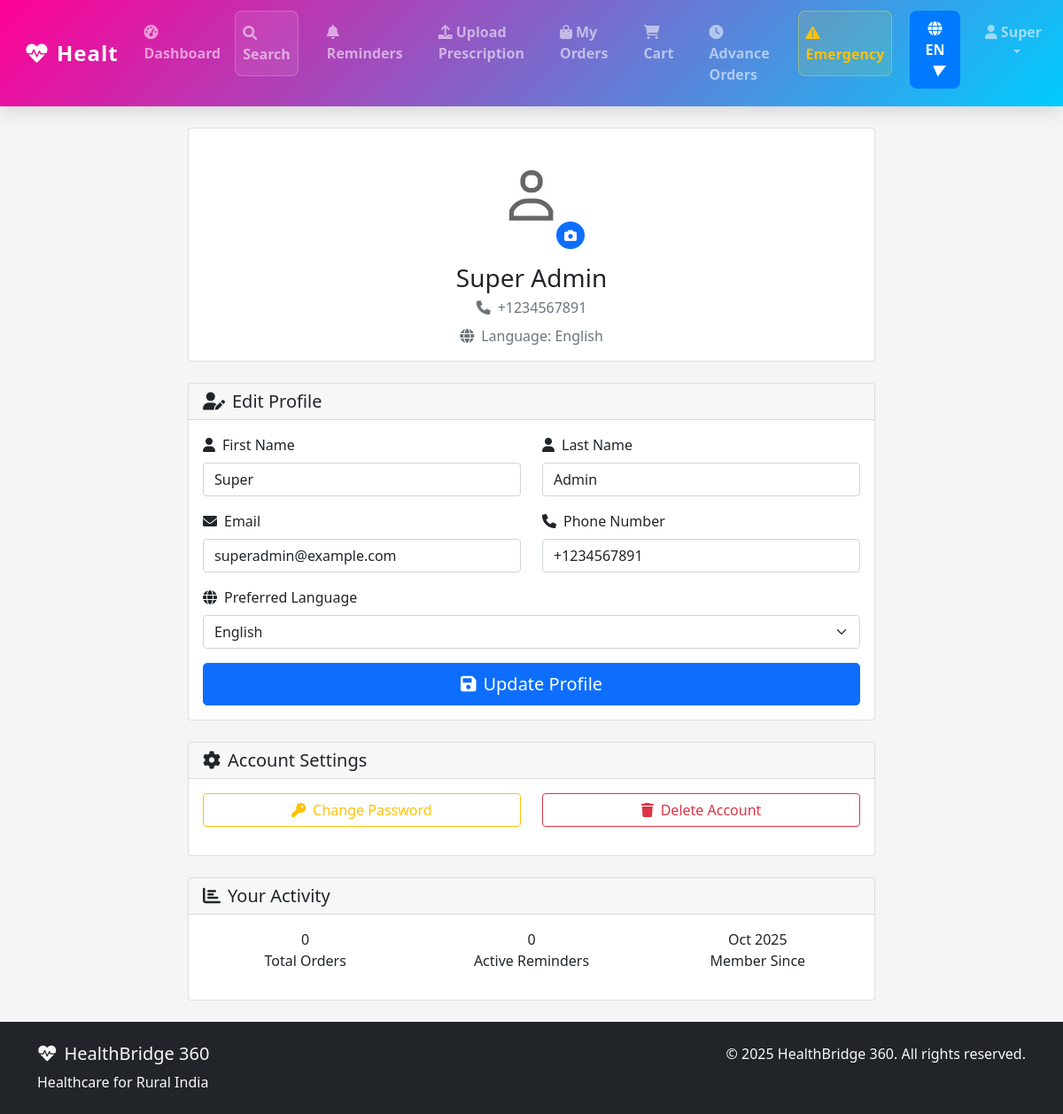
The page /en/users/profile/ (signed in) on the database its author committed.
### users/models.py (models this page shows, shortened)
class User(AbstractUser):
    LANGUAGE_CHOICES = [
        ('en', 'English'),
        ('hi', 'Hindi'),
        ('mr', 'Marathi'),
    ]
    phone_number = models.CharField(max_length=15, unique=True)
    preferred_language = models.CharField(max_length=2, choices=LANGUAGE_CHOICES, default='en')
    profile_picture = models.ImageField(upload_to='profile_pictures/', null=True, blank=True)
    is_pharmacist = models.BooleanField(default=False)
    pharmacy = models.ForeignKey('pharmacy.Pharmacy', on_delete=models.SET_NULL, null=True, blank=True, related_name='pharmacists')
    created_at = models.DateTimeField(auto_now_add=True)
    updated_at = models.DateTimeField(auto_now=True)

### users/views.py (the view, shortened to what this page needs)
# urls.py: path('profile/', views.pharmacy_profile, name='profile'),
@login_required
def profile(request):
    pharmacy = None
    if hasattr(request.user, 'is_pharmacist') and request.user.is_pharmacist:
        pharmacy = getattr(request.user, 'pharmacy', None) or getattr(request.user, 'owned_pharmacy', None)
    return render(request, 'users/profile.html', {'user': request.user, 'pharmacy': pharmacy})

### templates/users/profile.html (shortened to what this page needs)
{% extends 'base.html' %}
{% load static %}
{% block content %}
<div class="container-fluid py-4">
    <div class="row">
        <div class="col-lg-8 mx-auto">
            <div class="card mb-4">
                <div class="card-body text-center">
                    <div class="mb-3">
                        <div class="position-relative d-inline-block">
                            {% if user.profile_picture and user.profile_picture.name %}
                                <img src="{{ user.profile_picture.url }}"
                                     alt="Profile Picture"
                                     class="rounded-circle"
                                     width="120" height="120"
                                     style="object-fit: cover;">
                            {% else %}
                                <img src="{% static 'images/placeholder-user.jpg' %}"
                                     alt="Profile Picture"
                                     class="rounded-circle"
                                     width="120" height="120"
                                     style="object-fit: cover;">
                            {% endif %}
                            <button class="btn btn-sm btn-primary position-absolute bottom-0 end-0 rounded-circle"
                                    onclick="document.getElementById('profile-picture').click()">
                                <i class="fas fa-camera"></i>
                            </button>
                        </div>
                    </div>
                    <h3 class="mb-1">{{ user.first_name }} {{ user.last_name }}</h3>
                    <p class="text-muted mb-2">
                        <i class="fas fa-phone me-2"></i>{{ user.phone_number }}
                    </p>
                    <p class="text-muted mb-0">
                        <i class="fas fa-globe me-2"></i>Language: {{ user.get_preferred_language_display }}
                    </p>
                </div>
            </div>
            <div class="card">
                <div class="card-header">
                    <h5 class="mb-0">
                        <i class="fas fa-user-edit me-2"></i>Edit Profile
                    </h5>
                </div>
                <div class="card-body">
                    <form method="POST" enctype="multipart/form-data">
                        <div class="row">
                            <div class="col-md-6 mb-3">
                                <label class="form-label">
                                    <i class="fas fa-user me-2"></i>First Name
                                </label>
                                <input type="text" name="first_name" class="form-control"
                                       value="{{ user.first_name }}" required>
                            </div>
                            <div class="col-md-6 mb-3">
                                <label class="form-label">
                                    <i class="fas fa-user me-2"></i>Last Name
                                </label>
                                <input type="text" name="last_name" class="form-control"
                                       value="{{ user.last_name }}" required>
                            </div>
                        </div>
                        <div class="row">
                            <div class="col-md-6 mb-3">
                                <label class="form-label">
                                    <i class="fas fa-envelope me-2"></i>Email
                                </label>
                                <input type="email" name="email" class="form-control"
                                       value="{{ user.email }}" required>
                            </div>
                            <div class="col-md-6 mb-3">
                                <label class="form-label">
                                    <i class="fas fa-phone me-2"></i>Phone Number
                                </label>
                                <input type="tel" name="phone_number" class="form-control"
                                       value="{{ user.phone_number }}" required>
                            </div>
                        </div>
                        <div class="mb-3">
                            <label class="form-label">
                                <i class="fas fa-globe me-2"></i>Preferred Language
                            </label>
                            <select name="preferred_language" class="form-select">
                                <option value="en" {% if user.preferred_language == 'en' %}selected{% endif %}>English</option>
                            </select>
                        </div>
                        <div class="d-grid">
                            <button type="submit" class="btn btn-primary btn-lg">
                                <i class="fas fa-save me-2"></i>Update Profile
                            </button>
                        </div>
                    </form>
                </div>
            </div>
            <div class="card mt-4">
                <div class="card-header">
                    <h5 class="mb-0">
                        <i class="fas fa-cog me-2"></i>Account Settings
                    </h5>
                </div>
                <div class="card-body">
                    <div class="row">
                        <div class="col-md-6 mb-3">
                            <div class="d-grid">
                                <button class="btn btn-outline-warning" data-bs-toggle="modal" data-bs-target="#changePasswordModal">
                                    <i class="fas fa-key me-2"></i>Change Password
                                </button>
                            </div>
                        </div>
                        <div class="col-md-6 mb-3">
                            <div class="d-grid">
                                <button class="btn btn-outline-danger" data-bs-toggle="modal" data-bs-target="#deleteAccountModal">
                                    <i class="fas fa-trash me-2"></i>Delete Account
                                </button>
                            </div>
                        </div>
                    </div>
                </div>
            </div>
            <div class="card mt-4">
                <div class="card-header">
                    <h5 class="mb-0">
                        <i class="fas fa-chart-bar me-2"></i>Your Activity
                    </h5>
                </div>
                <div class="card-body">
                    <div class="row text-center">
                        <div class="col-md-4 mb-3">
                            <div class="stat-card">
                                <div class="stat-number">{{ user.order_set.count }}</div>
                                <div class="stat-label">Total Orders</div>
                            </div>
                        </div>
                        <div class="col-md-4 mb-3">
                            <div class="stat-card">
                                <div class="stat-number">{{ user.reminder_set.count }}</div>
                                <div class="stat-label">Active Reminders</div>
                            </div>
                        </div>
                        <div class="col-md-4 mb-3">
                            <div class="stat-card">
                                <div class="stat-number">{{ user.date_joined|date:"M Y" }}</div>
                                <div class="stat-label">Member Since</div>
                            </div>
                        </div>
                    </div>
                </div>
            </div>
        </div>
    </div>
</div>
{% endblock %}

### templates/base.html (shortened to what this page needs)
{% load i18n %}
{% load static %}
<!DOCTYPE html>
<html lang="{{ LANGUAGE_CODE }}">
<head>
    <link href="https://cdn.jsdelivr.net/npm/bootstrap@5.1.3/dist/css/bootstrap.min.css" rel="stylesheet">
    <link href="https://cdnjs.cloudflare.com/ajax/libs/font-awesome/6.0.0/css/all.min.css" rel="stylesheet">
</head>
<body style="background:whitesmoke;">
    <nav class="navbar navbar-expand-lg navbar-dark sticky-top"
     style="background: linear-gradient(135deg, rgb(255, 0, 150), rgb(0, 204, 255));">
        <div class="container-fluid">
            <a class="navbar-brand fw-bold" href="{% url 'core:home' %}">
                <i class="fas fa-heartbeat me-2"></i>{% trans "HealthBridge 360" %}
            </a>
            <div class="collapse navbar-collapse" id="navbarNav">
                <ul class="navbar-nav ms-auto">
                    {% if user.is_authenticated %}
                        <li class="nav-item">
                            <a class="nav-link" href="{% url 'core:dashboard' %}">
                                <i class="fas fa-tachometer-alt me-1"></i>{% trans "Dashboard" %}
                            </a>
                        </li>
                        <li class="nav-item me-3">
                            <a class="nav-link" href="{% url 'core:search' %}">
                                <i class="fas fa-search me-1"></i>{% trans "Search" %}
                            </a>
                        </li>
                        {% if not user.is_pharmacist %}
                        <li class="nav-item me-3">
                            <a class="nav-link" href="{% url 'reminders:list' %}">
                                <i class="fas fa-bell me-1"></i>{% trans "Reminders" %}
                            </a>
                        </li>
                        <li class="nav-item me-3">
                            <a class="nav-link" href="{% url 'orders:upload_prescription' %}">
                                <i class="fas fa-upload me-1"></i>{% trans "Upload Prescription" %}
                            </a>
                        </li>
                        <li class="nav-item me-3">
                            <a class="nav-link" href="{% url 'orders:my_orders' %}">
                                <i class="fas fa-shopping-bag me-1"></i>{% trans "My Orders" %}
                            </a>
                        </li>
                        <li class="nav-item me-3">
                            <a class="nav-link position-relative" href="{% url 'orders:view_cart' %}">
                                <i class="fas fa-shopping-cart me-1"></i>{% trans "Cart" %}
                                {% if user.is_authenticated %}
                                    {% load order_filters %}
                                    {% get_cart_count user as cart_count %}
                                {% endif %}
                            </a>
                        </li>
                        <li class="nav-item me-3">
                            <a class="nav-link" href="{% url 'orders:advance_orders' %}">
                                <i class="fas fa-clock me-1"></i>{% trans "Advance Orders" %}
                            </a>
                        </li>
                        {% endif %}
                        <li class="nav-item me-3">
                            <a class="nav-link text-warning" href="{% url 'core:emergency' %}">
                                <i class="fas fa-exclamation-triangle me-1"></i>{% trans "Emergency" %}
                            </a>
                        </li>
                        <li class="nav-item me-3 language-nav-item" style="position: relative; z-index: 1060;">
                            {% include 'components/language_switcher.html' %}
                        </li>
                        <li class="nav-item dropdown">
                            <a class="nav-link dropdown-toggle" href="#" id="navbarDropdown" role="button" data-bs-toggle="dropdown">
                                <i class="fas fa-user me-1"></i>{{ user.first_name }}
                            </a>
                        </li>
                    {% endif %}
                </ul>
            </div>
        </div>
    </nav>
    <main class="container-fluid px-0">
        {% block content %}
        {% endblock %}
    </main>
    {% block footer %}
    <footer class="bg-dark text-light py-4 mt-7" style="position:relative; bottom: 0; width: 100%; ">
        <div class="container">
            <div class="row">
                <div class="col-md-6">
                    <h5><i class="fas fa-heartbeat me-2"></i>{% trans "HealthBridge 360" %}</h5>
                    <p class="mb-0">{% trans "Healthcare for Rural India" %}</p>
                </div>
                <div class="col-md-6 text-md-end">
                    <p class="mb-0">&copy; 2025 {% trans "HealthBridge 360" %}. {% trans "All rights reserved." %}</p>
            </div>
        </div>
    </footer>
    {% endblock footer %}
    <script src="{% load static %}{% static 'js/main.js' %}"></script>
</body>
</html>

### rows shown on the page
User: first_name "Super", last_name "Admin", phone_number "+1234567891", preferred_language "English", email "superadmin@example.com", order_set.count "0", reminder_set.count "0", date_joined "Oct 2025"

### other values the page prints
{{ CURRENT_LANGUAGE|slice:":2"|upper }} "EN"
